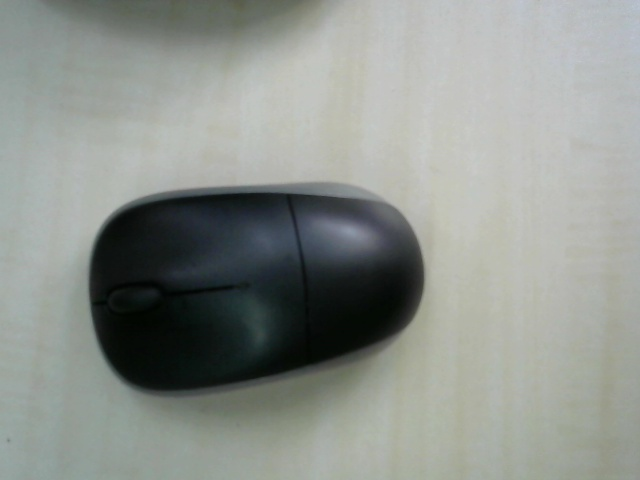
#> input picture image/mouse.jpg, 640 x 480 px
$ python 5_merge_two_images.py
#> lines starting #> are read from the running program, lines starting #| are printed output that depends on the picture
import cv2
import numpy as np

img1 = cv2.imread('image/mouse.jpg')
#> img1 is the input picture: shape (480, 640, 3); mean B, G, R 141.8, 147.1, 142.2
img2 = cv2.imread('image/ceiling.jpg')
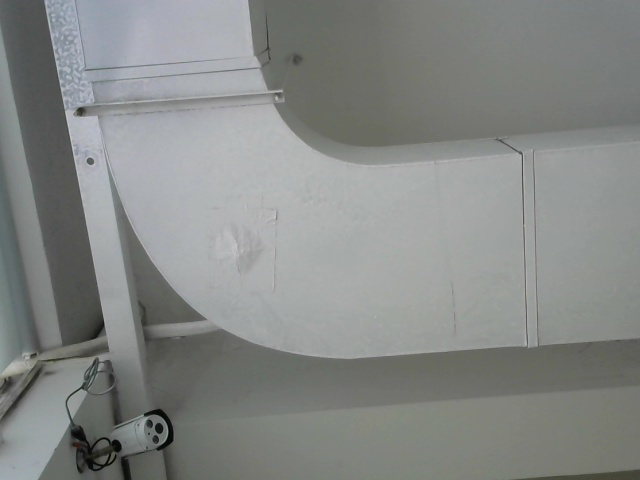
#> input picture image/ceiling.jpg, 640 x 480 px
#> img2 is the input picture: shape (480, 640, 3); mean B, G, R 134.2, 136.1, 133.4

#add = img1 + img2
#add = cv2.add(img1, img2) #pretty white for R1+R2 may be over 255, which goes the same for B&G
#add = cv2.add(img1//2, img2//2)

add = cv2.addWeighted(img1, 0.6, img2, 0.4, 0)
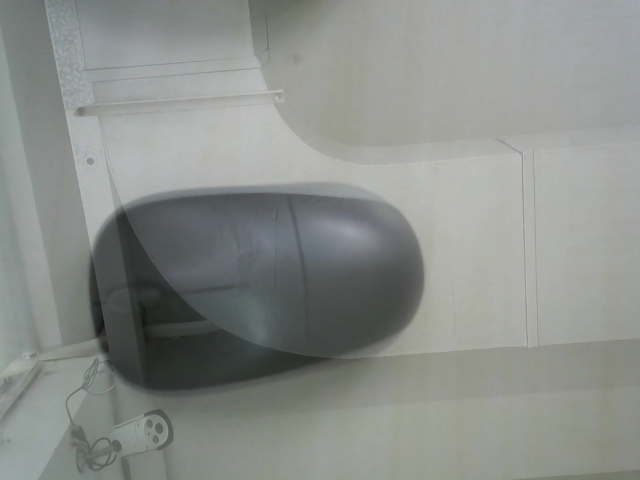
#> add: shape (480, 640, 3); mean B, G, R 138.8, 142.7, 138.7

cv2.imshow('add', add)
cv2.waitKey(0)
cv2.destroyAllWindows()
